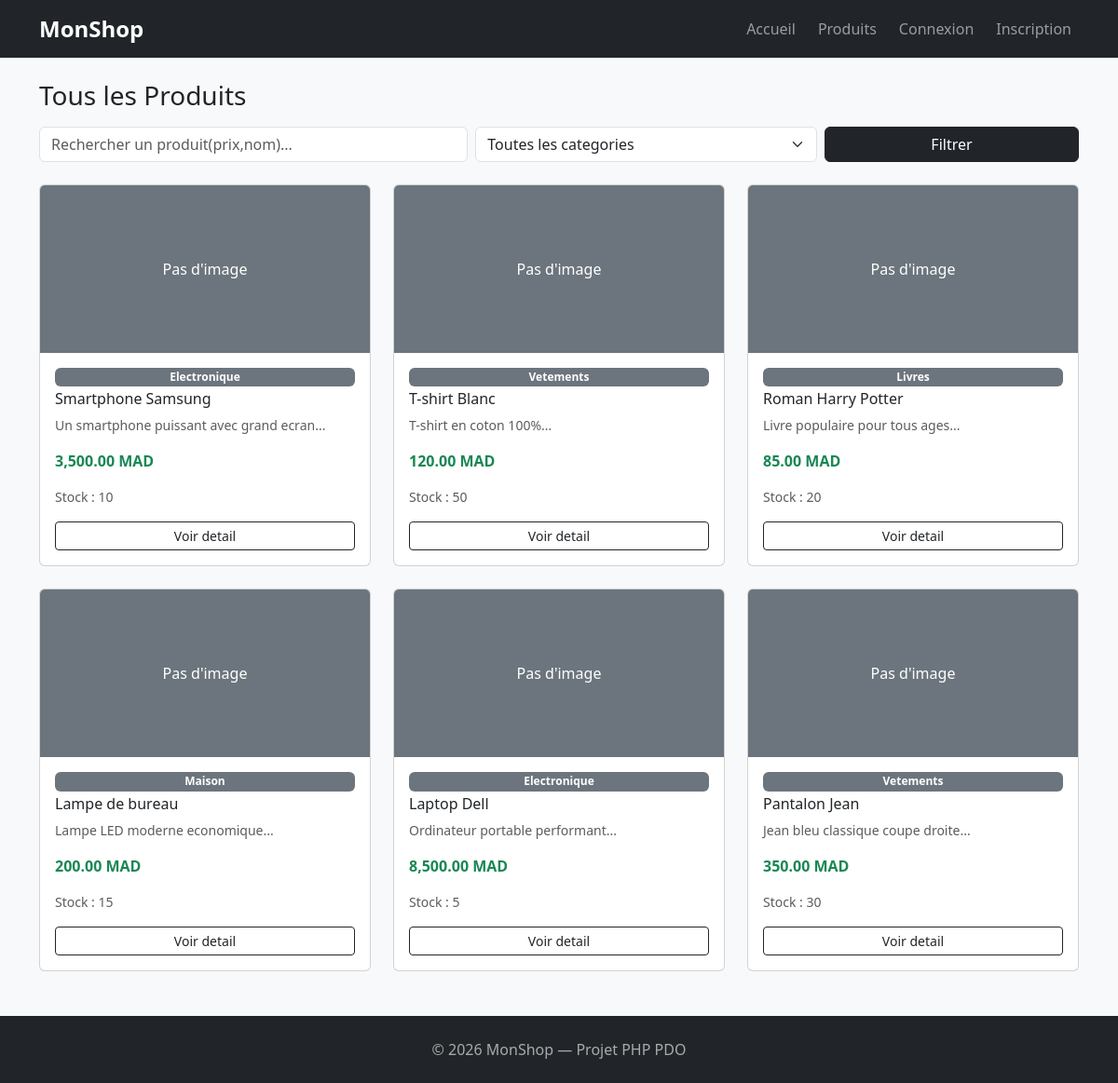
/products.php, run on the app's committed database.
### tables this page shows
CREATE TABLE IF NOT EXISTS products (
    id INT AUTO_INCREMENT PRIMARY KEY,
    nom VARCHAR(150) NOT NULL,
    description TEXT,
    prix DECIMAL(10,2) NOT NULL,
    stock INT DEFAULT 0,
    image VARCHAR(255),
    categorie_id INT,
    created_at TIMESTAMP DEFAULT CURRENT_TIMESTAMP,
    FOREIGN KEY (categorie_id) REFERENCES categories(id) ON DELETE SET NULL
);

CREATE TABLE IF NOT EXISTS categories (
    id INT AUTO_INCREMENT PRIMARY KEY,
    nom VARCHAR(100) NOT NULL,
    created_at TIMESTAMP DEFAULT CURRENT_TIMESTAMP
);

### products.php (the view, shortened to what this page needs)
<?php
require_once 'includes/db.php';
$per_page     = 6;
$current_page = isset($_GET['page']) && is_numeric($_GET['page']) ? (int)$_GET['page'] : 1;
$offset       = ($current_page - 1) * $per_page;
$search     = trim($_GET['search'] ?? '');
$where  = "WHERE 1=1";
$params = [];
$params[':limit']  = $per_page;
$params[':offset'] = $offset;
$stmt = $pdo->prepare("SELECT p.*, c.nom AS categorie FROM products p LEFT JOIN categories c ON p.categorie_id = c.id $where ORDER BY p.created_at DESC LIMIT :limit OFFSET :offset");
foreach ($params as $key => $val) {
    if ($key === ':limit' || $key === ':offset') {
        $stmt->bindValue($key, $val, PDO::PARAM_INT);
    } else {
        $stmt->bindValue($key, $val);
    }
}
$stmt->execute();
$products = $stmt->fetchAll(PDO::FETCH_ASSOC);
?>
<?php include 'includes/header.php'; ?>
<div class="container my-4">
    <h3 class="mb-3">Tous les Produits</h3>
    <form method="GET" class="row g-2 mb-4">
        <div class="col-md-5">
            <input type="text" name="search" class="form-control" placeholder="Rechercher un produit(prix,nom)..." value="<?= htmlspecialchars($search) ?>">
        </div>
        <div class="col-md-4">
            <select name="categorie" class="form-select">
                <option value="0">Toutes les categories</option>
            </select>
        </div>
        <div class="col-md-3">
            <button class="btn btn-dark w-100">Filtrer</button>
        </div>
    </form>
    <div class="row g-4">
        <?php foreach ($products as $p): ?>
            <div class="col-sm-6 col-md-4">
                <div class="card h-100 product-card">
                    <?php if ($p['image'] && file_exists('uploads/products/' . $p['image'])): ?>
                        <img src="uploads/products/<?= htmlspecialchars($p['image']) ?>" class="card-img-top" alt="">
                    <?php else: ?>
                        <div class="card-img-top bg-secondary d-flex align-items-center justify-content-center" style="height:180px;color:#fff;">
                            Pas d'image
                        </div>
                    <?php endif; ?>
                    <div class="card-body d-flex flex-column">
                        <span class="badge bg-secondary mb-1"><?= htmlspecialchars($p['categorie'] ?? '—') ?></span>
                        <h6 class="card-title"><?= htmlspecialchars($p['nom']) ?></h6>
                        <p class="text-muted small"><?= htmlspecialchars(substr($p['description'] ?? '', 0, 60)) ?>...</p>
                        <p class="text-success fw-bold"><?= number_format($p['prix'], 2) ?> MAD</p>
                        <p class="text-muted small">Stock : <?= $p['stock'] ?></p>
                        <a href="product_detail.php?id=<?= $p['id'] ?>" class="btn btn-outline-dark btn-sm mt-auto">Voir detail</a>
                    </div>
                </div>
            </div>
        <?php endforeach; ?>
    </div>
</div>
<?php include 'includes/footer.php'; ?>

### includes/header.php (style rules this page uses)
body { background: #f8f9fa; }
.product-card { transition: none; }

### data on the page
products: shows "Pas d'image", categorie.nom "Electronique", nom "Smartphone Samsung", description "Un smartphone puissant avec grand ecran", prix "3,500.00", stock "10"
products: shows "Pas d'image", categorie.nom "Vetements", nom "T-shirt Blanc", description "T-shirt en coton 100%", prix "120.00", stock "50"
products: shows "Pas d'image", categorie.nom "Livres", nom "Roman Harry Potter", description "Livre populaire pour tous ages", prix "85.00", stock "20"
products: shows "Pas d'image", categorie.nom "Maison", nom "Lampe de bureau", description "Lampe LED moderne economique", prix "200.00", stock "15"
products: shows "Pas d'image", categorie.nom "Electronique", nom "Laptop Dell", description "Ordinateur portable performant", prix "8,500.00", stock "5"
products: shows "Pas d'image", categorie.nom "Vetements", nom "Pantalon Jean", description "Jean bleu classique coupe droite", prix "350.00", stock "30"
